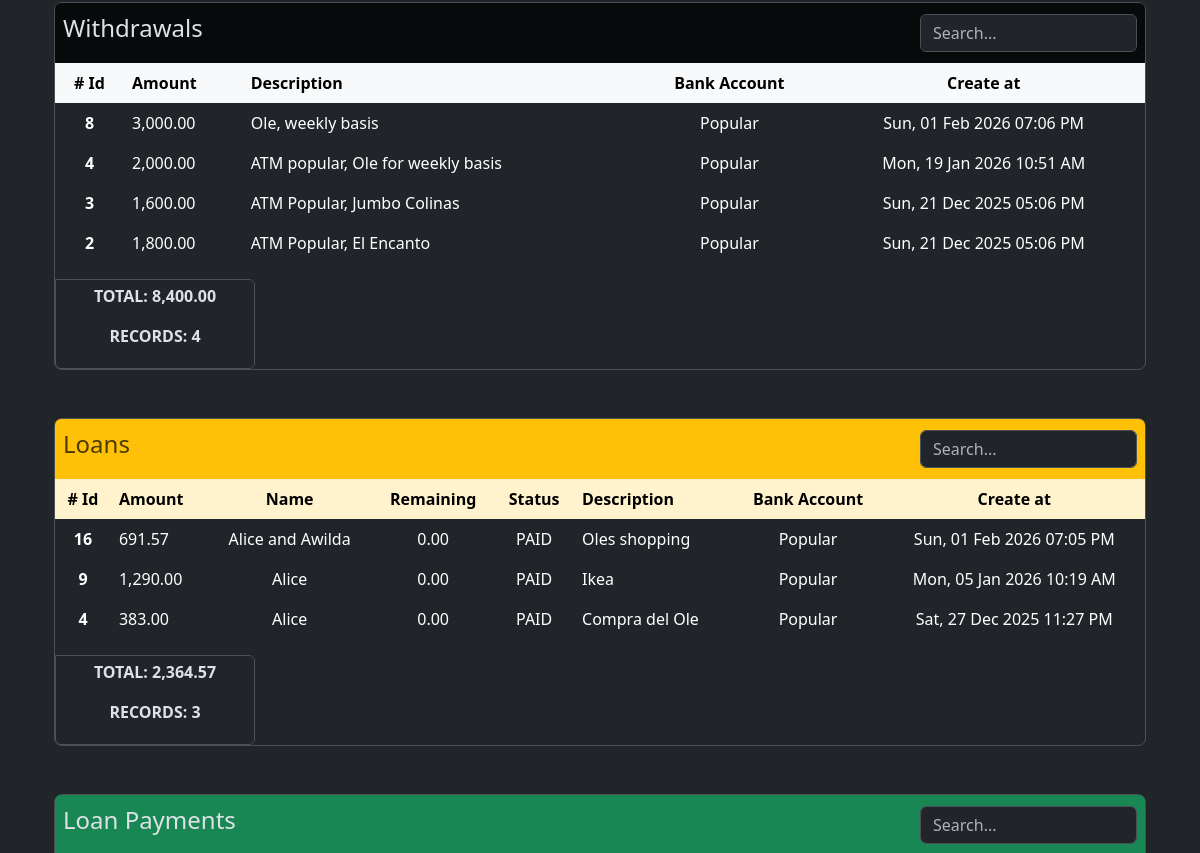
Before: /bank_accounts/associated_records/19 (middle part) with the older database file.
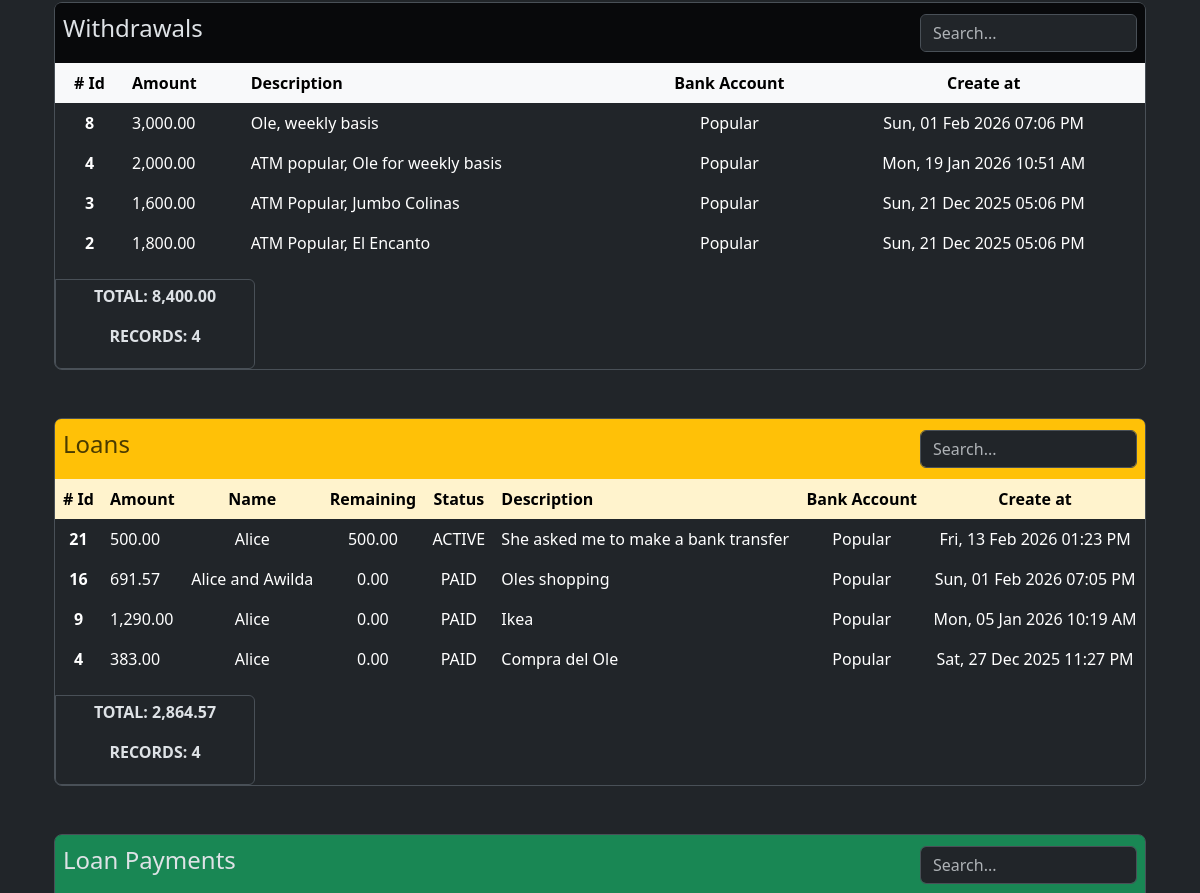
After: the same page with the newer database file.
### app/models/withdrawal.py (models this page shows, shortened)
class Withdrawal(db.Model):
    __tablename__ = 'withdrawals'
    id = db.Column(db.Integer, primary_key=True)
    amount = db.Column(db.Numeric(10,2), nullable=False, default=0.00)
    description = db.Column(db.String(255))
    code = db.Column(db.String(50), nullable=False)
    bank_account_id = db.Column(db.Integer, db.ForeignKey('bank_accounts.id'))
    created_at = db.Column(
        db.DateTime(timezone=True),
        default=utcnow, #internally sqlalchemy will exectute the function so dont add the parentheses otherwise it'll break down when creating the record in the db
        nullable=False
    )
    updated_at = db.Column(
        db.DateTime(timezone=True),
        onupdate=utcnow, #internally sqlalchemy will exectute the function so dont add the parentheses otherwise it'll break down when creating the record in the db
    )
    bank_account = relationship('BankAccount', back_populates='withdrawals')

### app/models/bank_account.py (models this page shows)
class BankAccount(db.Model):
    __tablename__ = 'bank_accounts'
    id = db.Column(db.Integer, primary_key=True)
    nick_name = db.Column(db.String(120))
    amount_available = db.Column(db.Numeric(10, 2), nullable=False)
    is_active = db.Column(db.Boolean, default=True)
    account_number = db.Column(db.Integer, nullable=True)
    is_deleted = db.Column(db.Boolean, default=False, nullable=False)
    bank_id = db.Column(db.Integer, db.ForeignKey('banks.id'))
    created_at = db.Column(
        db.DateTime(timezone=True),
        default=utcnow, #internally sqlalchemy will exectute the function so dont add the parentheses otherwise it'll break down when creating the record in the db
        nullable=False
    )
    updated_at = db.Column(
        db.DateTime(timezone=True),
        onupdate=utcnow, #internally sqlalchemy will exectute the function so dont add the parentheses otherwise it'll break down when creating the record in the db
    )
    bank = relationship('Bank', back_populates='bank_accounts')
    expenses = relationship('Expense', back_populates='bank_account', order_by='desc(Expense.created_at)')
    incomes = relationship('Income', back_populates='bank_account', order_by='desc(Income.created_at)')
    credit_card_payments = relationship('CreditCardPayment', back_populates='bank_account', order_by='desc(CreditCardPayment.created_at)')
    withdrawals = relationship('Withdrawal', back_populates='bank_account', order_by='desc(Withdrawal.created_at)')
    loans = relationship('Loan', back_populates='bank_account', order_by='desc(Loan.created_at)')
    loan_payments = relationship('LoanPayment', back_populates='bank_account', order_by='desc(LoanPayment.created_at)')
    debts = relationship('Debt', back_populates='bank_account', order_by='desc(Debt.created_at)')
    debt_payments = relationship('DebtPayment', back_populates='bank_account', order_by='desc(DebtPayment.created_at)')
    transaction_ledger = relationship('BankAccountTransactionsLedger', back_populates='bank_account')
    deposits = relationship('Deposit', back_populates='bank_account', order_by='desc(Deposit.created_at)')
    outgoing_transfers = relationship('BankTransfer', foreign_keys='BankTransfer.from_bank_account_id', back_populates='from_bank_account', order_by='desc(BankTransfer.created_at)')
    incoming_transfers = relationship('BankTransfer', foreign_keys='BankTransfer.to_bank_account_id', back_populates='to_bank_account', order_by='desc(BankTransfer.created_at)')

### app/models/loan.py (models this page shows, shortened)
class Loan(db.Model):
    __tablename__ = 'loans'
    id = db.Column(db.Integer, primary_key=True)
    person_name = db.Column(db.String(100), nullable=False)
    amount = db.Column(db.Numeric(10, 2), nullable=False)
    is_active = db.Column(db.Boolean, default=True)
    is_cash = db.Column(db.Boolean)
    code = db.Column(db.String(50), nullable=False)
    description = db.Column(db.String(200))
    bank_account_id = db.Column(db.Integer, db.ForeignKey('bank_accounts.id'))
    created_at = db.Column(
        db.DateTime(timezone=True),
        default=utcnow, #internally sqlalchemy will exectute the function so dont add the parentheses otherwise it'll break down when creating the record in the db
        nullable=False
    )
    updated_at = db.Column(
        db.DateTime(timezone=True),
        onupdate=utcnow, #internally sqlalchemy will exectute the function so dont add the parentheses otherwise it'll break down when creating the record in the db
    )
    loan_payments = relationship('LoanPayment', back_populates='loan', order_by='desc(LoanPayment.created_at)', cascade='all, delete-orphan')
    bank_account = relationship('BankAccount', back_populates='loans')
    def total_payments(self):
        db.session.refresh(self)
        total = Decimal(0.0)
        for payment in self.loan_payments:
            total += payment.amount
        return total
    def remaining_amount(self):
        db.session.refresh(self)
        remaining = self.amount - self.total_payments()
        if remaining < 0:
            return Decimal('0.00')
        return remaining.quantize(Decimal('0.00'))

### app/models/loan_payment.py (models this page shows, shortened)
class LoanPayment(db.Model):
    __tablename__ = 'loan_payment'
    id = db.Column(db.Integer, primary_key=True)
    amount = db.Column(db.Numeric(10,2), nullable=False)
    is_cash = db.Column(db.Boolean, nullable=False)
    loan_id = db.Column(db.Integer, db.ForeignKey('loans.id'))
    bank_account_id = db.Column(db.Integer, db.ForeignKey('bank_accounts.id', name='bank_account_id'))
    code = db.Column(db.String(50), nullable=False, server_default='TEMP')
    created_at = db.Column(
        db.DateTime(timezone=True),
        default=utcnow, #internally sqlalchemy will exectute the function so dont add the parentheses otherwise it'll break down when creating the record in the db
        nullable=False
    )
    updated_at = db.Column(
        db.DateTime(timezone=True),
        onupdate=utcnow, #internally sqlalchemy will exectute the function so dont add the parentheses otherwise it'll break down when creating the record in the db
    )
    loan = relationship('Loan', back_populates='loan_payments')
    bank_account = relationship('BankAccount', back_populates='loan_payments')

### app/routes/bank_account_routes.py (the view)
@bank_account_bp.route('/associated_records/<int:bank_account_id>')
def associated_records(bank_account_id):
    try:
        data = ba_controller.get_associated_records(bank_account_id)
        return render_template('bank_accounts/associated_records.html', **data)
    except Exception as e:
        print(e)
        return jsonify({'error': str(e)}), 400

### app/utils/numeric_casting.py (called while the page is built)
def total_amount(obj_list: list):
    total = Decimal()
    for o in obj_list:
        total += o.amount
    return format_amount(total)

def format_amount(value):
    try:
        return f'{value:,.2f}';
    except Exception as e:
        return None

### app/templates/bank_accounts/associated_records.html (shortened to what this page needs)
{% extends 'layout.html' %}
{% block content %}
    <div class="my-5 border rounded-3">
        <div class="rounded-top d-flex align-items-center justify-content-center p-2" style="height: 60px; background-color: #000000bb;">
            <div class="me-auto">
                <h4 class="d-flex justify-content-center">Withdrawals</h4>
            </div>
            <div class="w-100" style="max-width: 217px;">
                <input type="text" name="filter-input-withdrawal" id="filter-input-withdrawal-id" class="form-control"placeholder="Search...">
            </div>
        </div>
        <div class="table-responsive overflow-y-auto" style="max-height: 322px;">
            <table class="table table-borderless table-hover text-center">
                <thead class="sticky-top">
                    <tr class="table-light" >
                        <th scope="col"># Id</th>
                        <th scope="col" class="text-start">Amount</th>
                        <th scope="col" class="text-start">Description</th>
                        <th scope="col">Bank Account</th>
                        <th scope="col">Create at</th>
                    </tr>
                </thead>
                <tbody  id="withdrawals-table-body">
                  {% for withdrawal in bank_account.withdrawals %}
                    <tr>
                        <th scope="row">{{ withdrawal.id }}</th>
                        <td class="text-start">{{ format_amount(withdrawal.amount) }}</td>
                        <td class="text-start">{{ withdrawal.description if withdrawal.description else '-'}}</td>
                        <td>{{ withdrawal.bank_account.nick_name }}</td>
                        <td>{{ withdrawal.created_at | format_datetime("EEE, dd MMM yyyy hh:mm a") }}</td>
                    </tr>
                  {% endfor %}
                </tbody>
            </table>
        </div>
        <div class="p-1 border rounded-end rounded-bottom w-100 d-flex justify-content-center align-items-center" style="max-width: 200px;">
            <div class="row text-center">
                <p class="fs-6 fw-bold" id="total-amounts-withdrawal-id">TOTAL: {{ total_amount(bank_account.withdrawals) }}</p>
                <p class="fs-6 fw-bold" id="total-count-withdrawal-id">RECORDS: {{ bank_account.withdrawals | length }}</p>
            </div>
        </div>
    </div>
    <div class="my-5 border rounded-3">
        <div class="bg-warning rounded-top d-flex align-items-center justify-content-center p-2" style="height: 60px; color: #4a3b00;">
            <div class="me-auto">
                <h4 class="d-flex justify-content-center">Loans</h4>
            </div>
            <div class="w-100" style="max-width: 217px;">
                <input type="text" name="filter-input-loan" id="filter-input-loan-id" class="form-control"placeholder="Search...">
            </div>
        </div>
        <div id="expenses-table-container" class="table-responsive overflow-y-auto" style="max-height: 322px;">
            <table class="table table-borderless text-center  table-hover">
                <thead class="sticky-top">
                    <tr class="table-warning">
                        <th scope="col"># Id</th>
                        <th scope="col" class="text-start">Amount</th>
                        <th scope="col">Name</th>
                        <th scope="col">Remaining</th>
                        <th scope="col">Status</th>
                        <th scope="col" class="text-start">Description</th>
                        <th scope="col">Bank Account</th>
                        <th scope="col">Create at</th>
                    </tr>
                </thead>
                <tbody id="loans-table-body">
                  {% for loan in bank_account.loans %}
                    <tr class="loan-row" data-loan-id="{{ loan.id }}" data-url-associated-records = "{{ url_for('accounts_receivable.associated_records', loan_id=loan.id) }}">
                        <th scope="row">{{ loan.id }}</th>
                        <td class="text-start">{{ format_amount(loan.amount) }}</td>
                        <td>{{ loan.person_name }}</td>
                        <td> {{ loan.remaining_amount() }} </td>
                        <td>{{ 'ACTIVE' if loan.is_active else 'PAID'  }}</td>
                        <td class="text-start">{{ loan.description }}</td>
                        <td>{{ loan.bank_account.nick_name }}</td>
                        <td>{{ loan.created_at | format_datetime("EEE, dd MMM yyyy hh:mm a") }}</td>
                    </tr>
                  {% endfor %}
                </tbody>
            </table>
        </div>
        <div class="p-1 border rounded-end rounded-bottom w-100 d-flex justify-content-center align-items-center" style="max-width: 200px;">
            <div class="row text-center">
                <p class="fs-6 fw-bold" id="total-amounts-loans-id">TOTAL: {{ total_amount(bank_account.loans) }}</p>
                <p class="fs-6 fw-bold" id="total-count-loans-id">RECORDS: {{ bank_account.loans | length }}</p>
            </div>
        </div>
    </div>
    <div class="my-5 border rounded-3">
        <div class="bg-success rounded-top d-flex align-items-center justify-content-center p-2" style="height: 60px;">
            <div class="me-auto">
                <h4 class="d-flex justify-content-center">Loan Payments</h4>
            </div>
            <div class="w-100" style="max-width: 217px;">
                <input type="text" name="filter-input-loan-payment" id="filter-input-loan-payment-id" class="form-control"placeholder="Search...">
            </div>
        </div>
    </div>
    <link href="https://cdn.jsdelivr.net/npm/@sweetalert2/theme-dark@5/dark.css" rel="stylesheet">
{% endblock %}

### app/templates/layout.html (shortened to what this page needs)
<!doctype html>
<html lang="en" data-bs-theme="dark">
  <head>
    <link href="https://cdn.jsdelivr.net/npm/bootstrap@5.3.8/dist/css/bootstrap.min.css" rel="stylesheet">
    <link rel="stylesheet" href="{{ url_for('static', filename='style.css') }}">
</head>
  <body>
    <main class="container w-100 mt-5 p-4">
    {% block content %}
    {% endblock %}
    </main>
    <link rel="stylesheet" href="https://cdn.jsdelivr.net/npm/bootstrap-icons@1.13.1/font/bootstrap-icons.min.css">
</body>
</html>

Changed rows visible on the page:
added Loan: id "21", amount "500.00", person_name "Alice", remaining_amount "500.00", is_active "ACTIVE", description "She asked me to make a bank transfer", bank_account.nick_name "Popular", created_at "Fri, 13 Feb 2026 01:23 PM", amount.amount "2,864.57"
Other visible differences:
{{ bank_account.loans | length }}: "3" → "4"
{{ total_amount(bank_account.loans) }}: "2,364.57" → "2,864.57"
